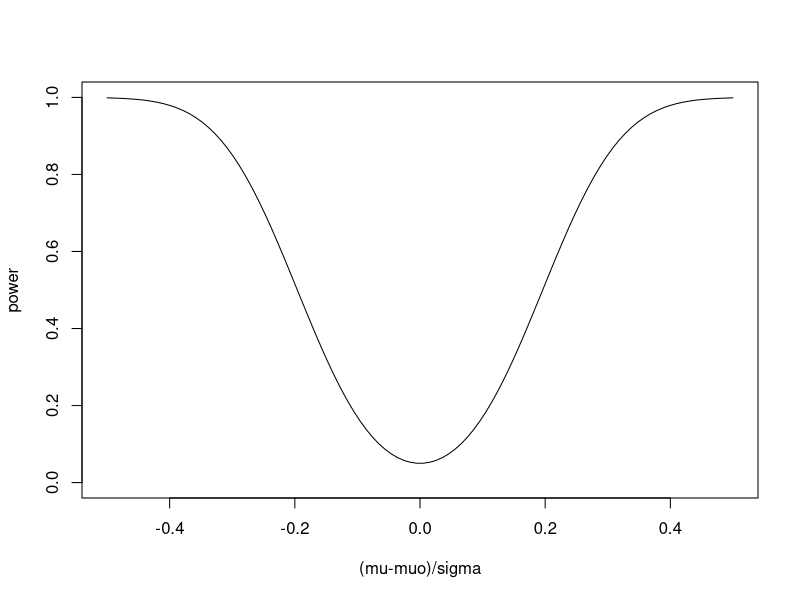
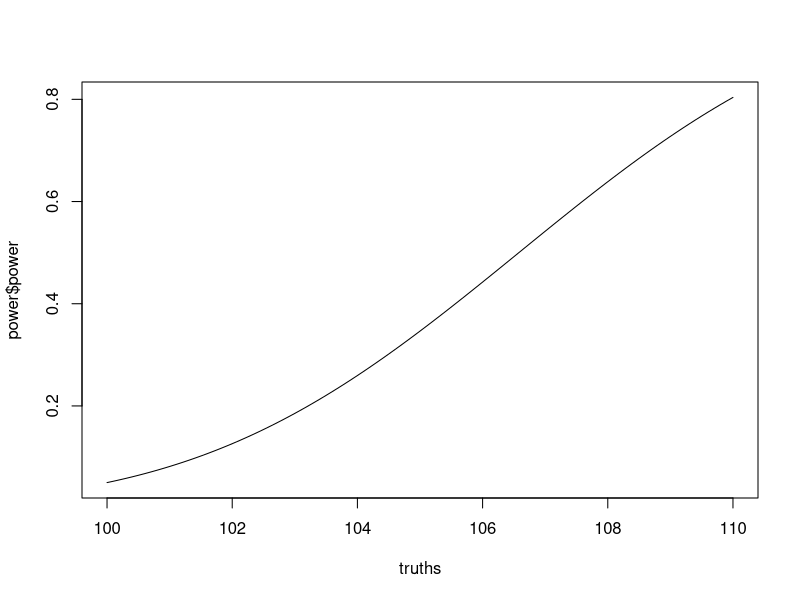

Recreate these plots in R, in order.
#example 1 / example 2
a=qnorm(.025)*10/sqrt(100)+65
a
b=qnorm(.975)*10/sqrt(100)+65
b

teststat=(63.8-65)/(10/sqrt(100))
teststat
2*pnorm(teststat)

pnorm(b,66.5,10/sqrt(100))-pnorm(a,66.5,10/sqrt(100))

#load and install pwr package
install.packages("pwr")
library("pwr")
pwr.norm.test(d=(66.5-65)/10,n = 100,sig.level = 0.05,alternative = "two.sided")

truths=c(64.5,65,65.5,66)
1-(pnorm(b,truths,10/sqrt(100))-pnorm(a,truths,10/sqrt(100)))

d=(truths-65)/10
pwr.norm.test(d=d,n = 100,sig.level = 0.05,alternative = "two.sided")


z1=qnorm(.025)+sqrt(100)/10*(65-66.5)
z2=qnorm(.975)+sqrt(100)/10*(65-66.5)
pnorm(z2)-pnorm(z1)
1+pnorm(z1)-pnorm(z2)

truths<-seq(60,70,l=100)
d=(truths-65)/10

plot(d,pwr.norm.test(d=d,n=100,sig.level=0.05,alternative="two.sided")$power,
     type="l",ylim=c(0,1),ylab="power",xlab="(mu-muo)/sigma")

#example 3
qnorm(.95)*16/sqrt(16)+100
1-pnorm(qnorm(.95)*16/sqrt(16)+100,108,16/sqrt(16))

pwr.norm.test(d = (108-100)/16,n = 16,sig.level = 0.05,alternative = "greater")

truths<-seq(100,110,l=100)
d=(truths-100)/16

power=pwr.norm.test(d = d,n = 16,sig.level = 0.05,alternative = "greater")
power$power
plot(x = truths,y = power$power, type = "l")

(2*(qnorm(.95)-qnorm(.1)))^2

pwr.norm.test(d = (108-100)/16,power = .9,sig.level = 0.05,alternative = "greater")


pwr.norm.test(d = (101-100)/16,power = .9,sig.level = 0.05,alternative = "greater")
pwr.norm.test(d = (102-100)/16,power = .9,sig.level = 0.05,alternative = "greater")
pwr.norm.test(d = (103-100)/16,power = .9,sig.level = 0.05,alternative = "greater")
pwr.norm.test(d = (104-100)/16,power = .9,sig.level = 0.05,alternative = "greater")
pwr.norm.test(d = (105-100)/16,power = .9,sig.level = 0.05,alternative = "greater")
pwr.norm.test(d = (106-100)/16,power = .9,sig.level = 0.05,alternative = "greater")
pwr.norm.test(d = (107-100)/16,power = .9,sig.level = 0.05,alternative = "greater")
pwr.norm.test(d = (108-100)/16,power = .9,sig.level = 0.05,alternative = "greater")
pwr.norm.test(d = (109-100)/16,power = .9,sig.level = 0.05,alternative = "greater")

#example 5
qnorm(.01)
qnorm(.01,.2,sqrt(.2*.8/400))
qnorm(.01,.2,sqrt(.2*.8/400))*400

pnorm(72/400,.2,sqrt(.2*.8/400))

z=(qnorm(.01,.2,sqrt(.2*.8/400))-.17)/sqrt(.17*(1-.17)/400)
1-pnorm(z)        
pnorm(z)

((qnorm(.1)*sqrt(.2*.8)-qnorm(.95)*sqrt(.17*.83))/(.2-.17))^2
